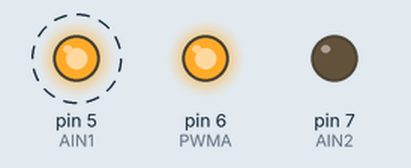
Recording of a sketch running on a simulated Arduino Uno, built with avr-gcc and run on an emulated ATmega328P. Parts: output pins drawn as LEDs (lit = HIGH). Dashed ring = blinking.

Above: at 0.5 s.
At 2.5 s:
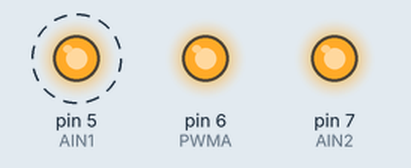
Timing chart, 0 to 5.2 s (numbered marks = the images above):
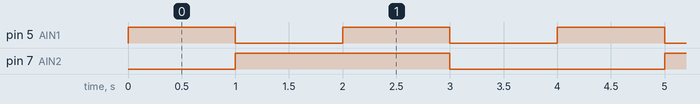

The sketch:

test_shield.ino
```cpp
const int PWMA = 6;
const int AIN1 = 5;
const int AIN2 = 7;

void setup() {
  pinMode(PWMA, OUTPUT);
  pinMode(AIN1, OUTPUT);
  pinMode(AIN2, OUTPUT);

  analogWrite(PWMA, 255); // когда мотор будет крутиться, он будет крутиться с максимальной скоростью
}

void loop() {
  // крутим вперед
  digitalWrite(AIN1, 1);
  digitalWrite(AIN2, 0);
  delay(1000);

  // крутим назад
  digitalWrite(AIN1, 0);
  digitalWrite(AIN2, 1);
  delay(1000);

  // блокируем
  digitalWrite(AIN1, 1);
  digitalWrite(AIN2, 1);
  delay(1000);

  // останавливаем
  digitalWrite(AIN1, 0);
  digitalWrite(AIN2, 0);
  delay(1000);

  // и все со скоростью 255
}
```

Measured:
- by itself, pin 5 (AIN1): alternates HIGH for 1.0 s and LOW for 1.0 s
- by itself, pin 7 (AIN2): alternates HIGH for 2.0 s and LOW for 2.0 s
- by itself, everything shown: repeats every 4.0 s, in 4 steps
